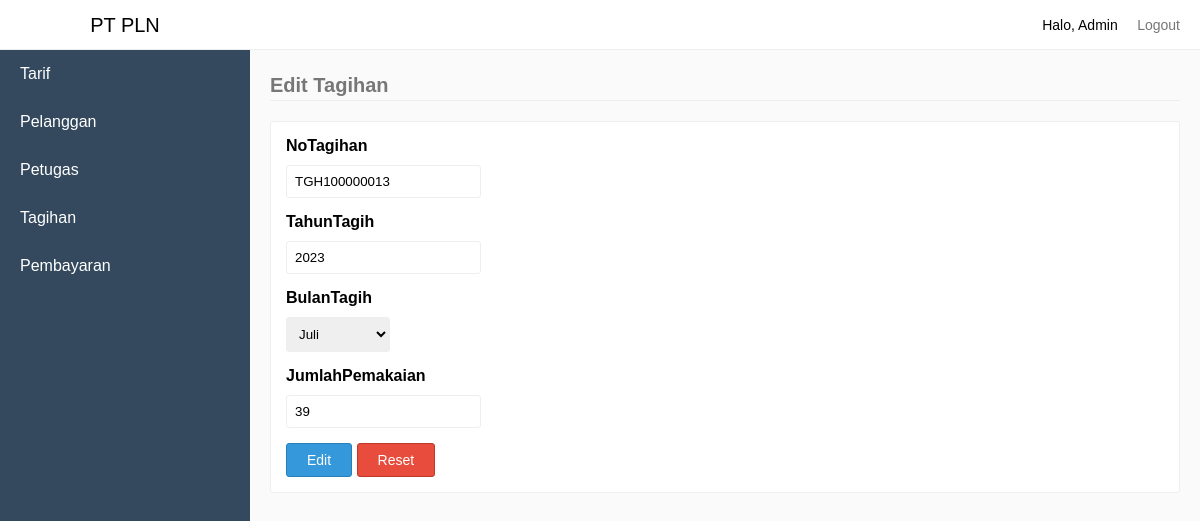
Page /index.php?pages=edittagihan&NoTagihan=TGH100000013 (signed in) on the committed database.
### tables this page shows
CREATE TABLE `tb_tagihan` (
  `KodeTagihan` int(11) NOT NULL,
  `NoTagihan` varchar(100) NOT NULL,
  `NoPelanggan` varchar(100) NOT NULL,
  `TahunTagih` int(20) NOT NULL,
  `BulanTagih` varchar(20) NOT NULL,
  `JumlahPemakaian` varchar(100) NOT NULL,
  `TotalBayar` double(10,0) NOT NULL,
  `Status` varchar(10) NOT NULL
);

### sources/edittagihan.php (the view, shortened to what this page needs)
<?php
	require_once "sources/maintemplate/header.php";
	if(isset($_GET['NoTagihan'])) {
		$NoTagihan = mysqli_real_escape_string($connect, $_GET['NoTagihan']);
		$selectQuery = mysqli_query($connect, "SELECT * FROM tb_tagihan WHERE NoTagihan='$NoTagihan'");
		if(mysqli_num_rows($selectQuery) > 0) {
			$row = mysqli_fetch_assoc($selectQuery);
?>
<legend>Edit Tagihan</legend>
<div class="card">
	<div class="card-body">
		<form action="index.php?process=edittagihan" method="POST" class="form-block">
			<div class="form-group">
				<label for="NoPelanggan">NoTagihan</label>
				<input type="text" class="input" id="NoTagihan" name="NoTagihan" value="<?php echo $row['NoTagihan']; ?>" readonly>
			</div>
			<div class="form-group">
				<label for="TahunTagih">TahunTagih</label>
				<input type="text" class="input" id="TahunTagih" name="TahunTagih" value="<?php echo date('Y'); ?>">
			</div>
			<div class="form-group">
				<label for="BulanTagih">BulanTagih</label>
				<select name="BulanTagih" id="BulanTagih" class="input">
					<?php
						$bulan = [
							1 => 'Januari',
							2 => 'Februari',
							3 => 'Maret',
							4 => 'April',
							5 => 'Mei',
							6 => 'Juni',
							7 => 'Juli',
							8 => 'Agustus',
							9 => 'September',
							10 => 'Oktober',
							11 => 'November',
							12 => 'Desember',
						];
						for ($i=1; $i <= 12; $i++) {
							if($row['BulanTagih'] == $i) {
								echo '<option value="'.$i.'" selected>'.$bulan[$i].'</option>';
							} else {
								echo '<option value="'.$i.'">'.$bulan[$i].'</option>';
							}
						}
					?>
				</select>
			</div>
			<div class="form-group">
				<label for="JumlahPemakaian">JumlahPemakaian</label>
				<input type="text" class="input" id="JumlahPemakaian" name="JumlahPemakaian" value="<?php echo $row['JumlahPemakaian']; ?>">
			</div>
			<div class="form-group">
				<button type="submit" class="btn btn-primary">Edit</button>
				<button type="reset" class="btn btn-danger">Reset</button>
			</div>
		</form>
	</div>
</div>
<?php
		} else {
			echo "No Tagihan Tidak Ditemukan";
		}
	} else {
	}
	require_once "sources/maintemplate/footer.php";
?>

### sources/maintemplate/header.php (shortened to what this page needs)
<!DOCTYPE html>
<html>
<head>
	<link rel="stylesheet" type="text/css" href="assets/style.css">
</head>
<body>
	<div class="navbar">
		<div class="pull-right">
			<li class="loggedAs">Halo, <?php echo $data['NamaLengkap']; ?></li>
			<li><a href="index.php?process=logout">Logout</a></li>
		</div>
	</div>
	<div class="sidebar">
		<li class="brand">
			<?php
				if($data['Level'] == "Pelanggan") {
					echo '<a href="index.php?pages=home-pelanggan">PT PLN</a>';
				} else if($data['Level'] == "Petugas") {
					echo '<a href="index.php?pages=home-petugas">PT PLN</a>';
				} else {
					echo '<a href="index.php?pages=home-admin">PT PLN</a>';
				}
			?>
		</li>
		<?php
			if($data['Level'] == "Pelanggan" || $data['Level'] == "Petugas") {
		?>
		<li><a href="index.php?pages=tagihan" <?php echo $_GET['pages'] == "tagihan" ? 'class="active"': ''; ?>>Tagihan</a></li>
		<li><a href="index.php?pages=pembayaran" <?php echo $_GET['pages'] == "pembayaran" ? 'class="active"': ''; ?>>Pembayaran</a></li>
		<?php
			} else {
		?>
		<li><a href="index.php?pages=tarif" <?php echo $_GET['pages'] == "tarif" ? 'class="active"': ''; ?>>Tarif</a></li>
		<li><a href="index.php?pages=pelanggan" <?php echo $_GET['pages'] == "pelanggan" ? 'class="active"': ''; ?>>Pelanggan</a></li>
		<li><a href="index.php?pages=petugas" <?php echo $_GET['pages'] == "petugas" ? 'class="active"': ''; ?>>Petugas</a></li>
		<li><a href="index.php?pages=tagihan" <?php echo $_GET['pages'] == "tagihan" ? 'class="active"': ''; ?>>Tagihan</a></li>
		<li><a href="index.php?pages=pembayaran" <?php echo $_GET['pages'] == "pembayaran" ? 'class="active"': ''; ?>>Pembayaran</a></li>
		<?php
			}
		?>
	</div>
	<div class="content">

### assets/style.css (style rules this page uses)
* { padding:0; margin:0; box-sizing: border-box; font-family: sans-serif; }
legend { border-bottom: 1px solid #eee; line-height: 30px; margin-bottom: 20px; font-size: 20px; font-weight: bold; color: #777; }
body { background-color: #fafafa; }
li { list-style: none; }
.navbar { height: 50px; background-color: #fff; border-bottom: 1px solid #eee; line-height: 50px; padding:0 20px; position: fixed; width:100%; top:0; z-index: 1; }
.navbar li { display: inline-block; }
.navbar .loggedAs { font-size: 14px; display: inline-block; }
.navbar li > a { padding-left:15px; text-decoration: none; color: #777; font-size: 14px; }
.pull-right { float:right; }
.sidebar { background-color: #34495E; width:250px; height:100%; position: fixed; top:0; left:0; z-index:2; }
.sidebar .brand { height:50px; background-color: #fff; border-bottom: 1px solid #eee; line-height: 20px; text-align: center; font-size: 20px; }
.sidebar .brand a { padding: 15px 20px; display: block; color: #000; text-decoration: none; }
.sidebar li:not(.brand) > a { padding: 15px 20px; display: block; color: #fff; text-decoration: none; }
div.content { margin-left:270px; margin-top: 70px; margin-right:20px; }
div.content .card { margin-bottom: 50px; }
div.card { background-color: #fff; border: 1px solid #eee; border-radius: 3px; }
div.card-body { padding: 15px; }
.input { padding: 8px; border: 1px solid #eee; border-radius: 3px; }
.form-group label { font-weight: bold; }
.form-group { margin-bottom: 15px; }
.form-group .input { margin-top:10px; }
.form-block label { display: block; }
.btn { background-color: #fff; border: 1px solid #eee; padding: 8px 20px; border-radius:3px; cursor: pointer; font-size: 14px; }
form .form-group:last-child { margin-bottom: 0; }
.btn-primary { background-color: #3498DB; border: 1px solid #2980B9; color: #fff; }
.btn-danger { background-color: #E74C3C; border: 1px solid #C0392B; color: #fff; }

### rows in the picture
tb_tagihan: NoTagihan "TGH100000013", BulanTagih "Juli", JumlahPemakaian "39"

### other values in the picture
$data['NamaLengkap'] "Admin"
